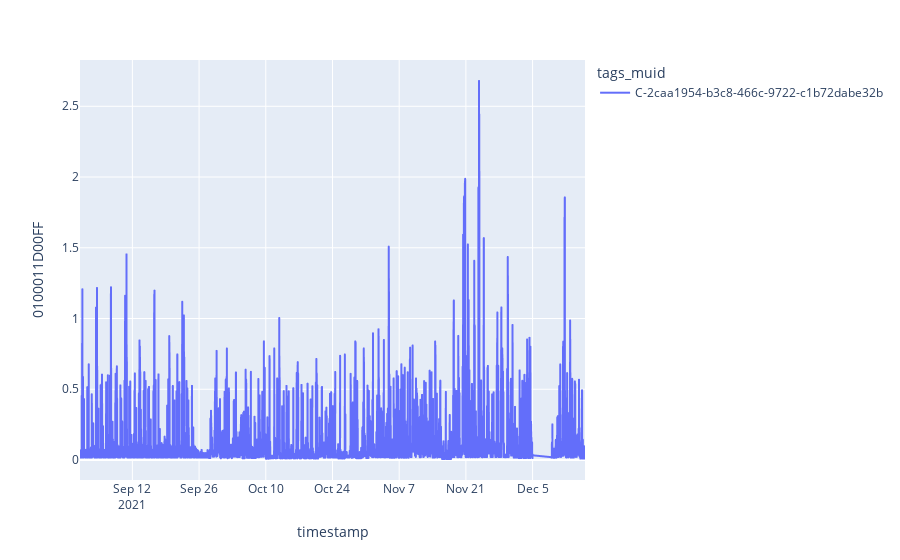

This figure's notebook cell:
### Code cell
fig = px.line(df, x="timestamp", y="0100011D00FF", color="tags_muid", hover_data=df.columns)
fig.show()

### Figure 1 — Plotly figure (JSON) as saved in the notebook; plotly's stock layout.template omitted (floating-point values rounded to 4 significant figures; data arrays with more than 128 entries replaced by an {"elided": "..."} marker saying what was removed)
{"data": [{"customdata": {"elided": "9781x3 str values"}, "hovertemplate": "tags_muid=%{customdata[2]}<br>timestamp=%{x}<br>0100011D00FF=%{y}<br>measurement=%{customdata[0]}<br>0100021D00FF=%{customdata[1]}<extra></extra>", "legendgroup": "C-2caa1954-b3c8-466c-9722-c1b72dabe32b", "line": {"color": "#636efa", "dash": "solid"}, "marker": {"symbol": "circle"}, "mode": "lines", "name": "C-2caa1954-b3c8-466c-9722-c1b72dabe32b", "showlegend": true, "type": "scattergl", "x": {"elided": "9781 str values"}, "xaxis": "x", "y": {"elided": "9781 float values"}, "yaxis": "y"}], "layout": {"legend": {"title": {"text": "tags_muid"}, "tracegroupgap": 0}, "margin": {"t": 60}, "xaxis": {"anchor": "y", "domain": [0, 1], "title": {"text": "timestamp"}}, "yaxis": {"anchor": "x", "domain": [0, 1], "title": {"text": "0100011D00FF"}}}}
